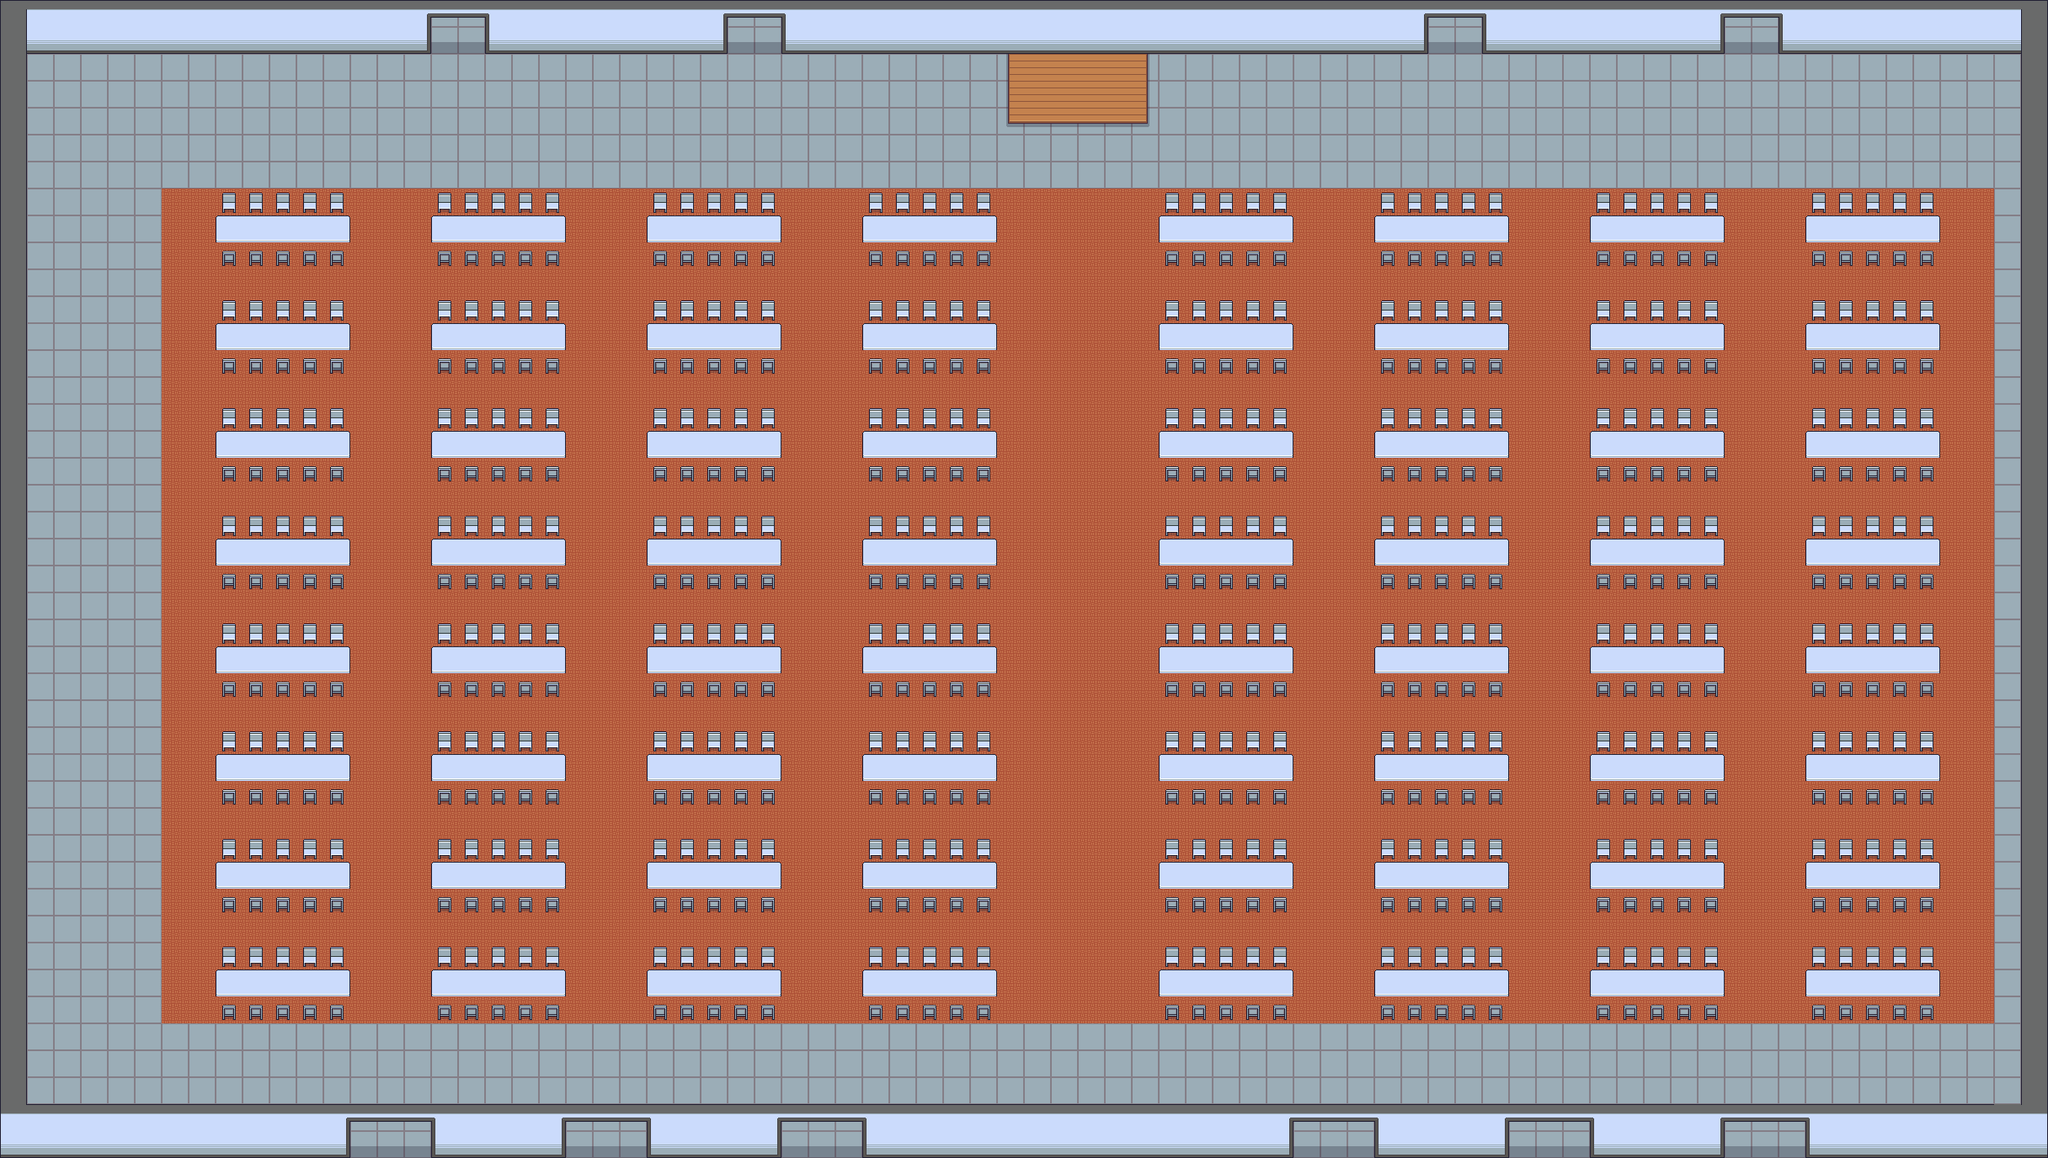

Below is a game level as drawn by its tile map, then a one-line description and the .tmx that defines it (tile-layer data replaced by summaries):
An orthogonal 76x43 tile map with 32x32 px tiles, 5 tile layers (Floor, Red, Grey, Walls, ...), 4 tilesets.

<map version="1.4" tiledversion="1.4.3" orientation="orthogonal" renderorder="right-down" width="76" height="43" tilewidth="32" tileheight="32" infinite="0" nextlayerid="6" nextobjectid="1">
 <tileset firstgid="1" source="walls.tsx" />
 <tileset firstgid="217" source="../../tilesets/Gather Floors 1.x.tsx" />
 <tileset firstgid="2777" source="../../tilesets/gather_tables_2.0.tsx" />
 <tileset firstgid="11777" source="../Lemontech/chair_small.tsx" />
 <layer id="2" name="Floor" width="76" height="43">
  <data>[3268 cells, 2942 non-empty, 2 distinct tile ids]</data>
 </layer>
 <layer id="3" name="Red" width="76" height="43" opacity="0.6">
  <data>[3268 cells, 2108 non-empty, 1 distinct tile ids]</data>
 </layer>
 <layer id="4" name="Grey" width="76" height="43" opacity="0.2">
  <data>[3268 cells, 2108 non-empty, 1 distinct tile ids]</data>
 </layer>
 <layer id="1" name="Walls" width="76" height="43">
  <data>[3268 cells, 382 non-empty, 25 distinct tile ids]</data>
 </layer>
 <layer id="5" name="Tables" width="76" height="43">
  <data>[3268 cells, 978 non-empty, 11 distinct tile ids]</data>
 </layer>
</map>
